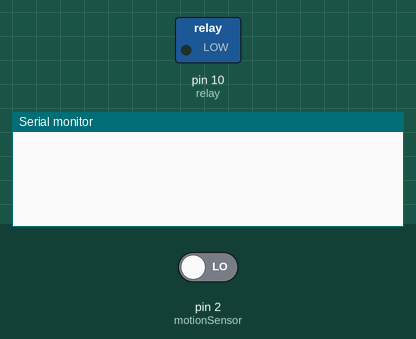
Simulated run of this sketch. Board: Arduino Uno, built with avr-gcc and run on an emulated ATmega328P. Shown: switched loads named in the sketch (green lamp = pin HIGH), the last lines printed to the serial monitor. Inputs (shaded band) come from the test bench; at power-on: pin 2 (motionSensor) LOW.

Above: at 1.2 s.
1.3 s: pin 2 (motionSensor) driven HIGH
At 2.4 s:
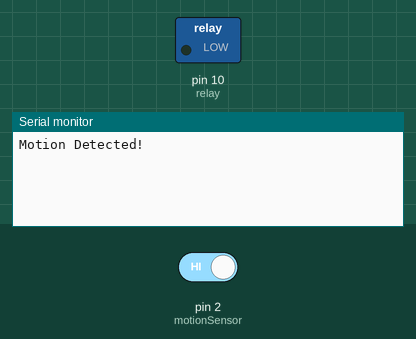
2.8 s: pin 2 (motionSensor) driven LOW
At 3.6 s:
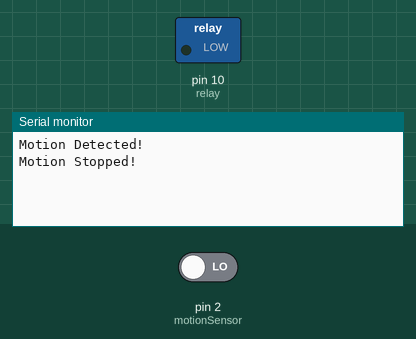

The sketch:

MotionActivatedGardenHose.ino
```cpp
// Define the pins
#define relay 10
#define motionSensor 2

int motionSensorState = LOW; // By default, no motion detected
int val = 0;                 // Variable to store the sensor status (value)

void setup()
{
  pinMode(relay, OUTPUT);
  pinMode(motionSensor, INPUT);
  Serial.begin(9600);
}

void loop()
{
  val = digitalRead(motionSensor);
  // If the motion sensor detected something
  if (val == HIGH && motionSensorState == LOW)
  {
    // Activate the Garden Hose and Declare "Motion Detected!"
    pinMode(relay, HIGH);
    Serial.println("Motion Detected!");
    motionSensorState = HIGH;
  }
  else if (motionSensorState == HIGH && val != HIGH)
  {
    // Deactivate the garden hose and Delcare "Motion Stopped!"
    pinMode(relay, LOW);
    Serial.println("Motion Stopped!");
    motionSensorState = LOW;
  }
}
```

Measured:
- after the input at 1.3 s, the serial monitor: prints a new line at once (image 1)
- after the input at 2.8 s, the serial monitor: prints a new line at once (image 2)
